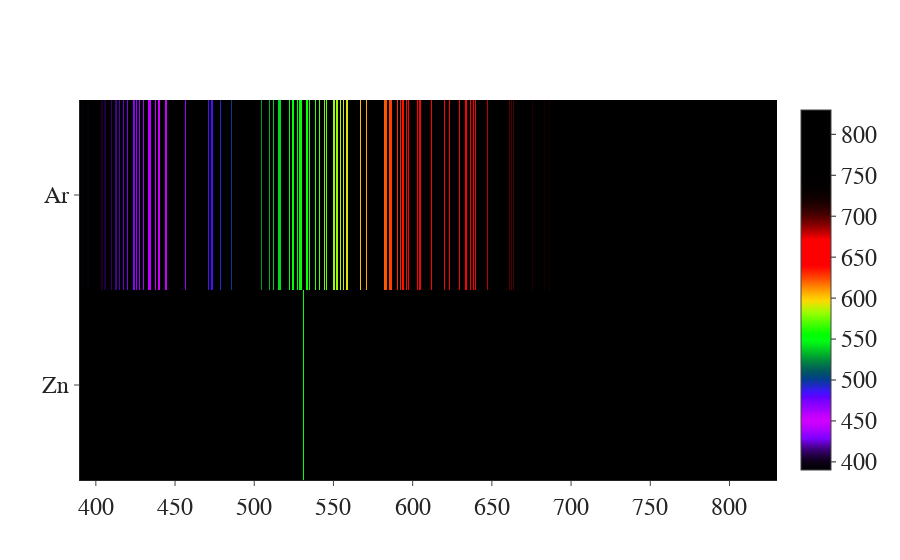

The notebook cell this image was saved under:
### Code cell
import spectraldb.spectraldensity as sd
reload(sd)
import spectraldb.spectraldensity as sd

sd.heatmap(["Zn", "Ar"], colorscale="reference")

### Figure 1 — Plotly figure (JSON) as saved in the notebook; plotly's stock layout.template omitted (floating-point values rounded to 4 significant figures; data arrays with more than 128 entries replaced by an {"elided": "..."} marker saying what was removed)
{"data": [{"colorscale": {"elided": "5959x2 mixed values"}, "type": "heatmap", "x": {"elided": "4401 float values"}, "y": ["Zn", "Ar"], "z": {"elided": "2x4400 float values"}}], "layout": {"font": {"family": "Times New Roman", "size": 24}}}
